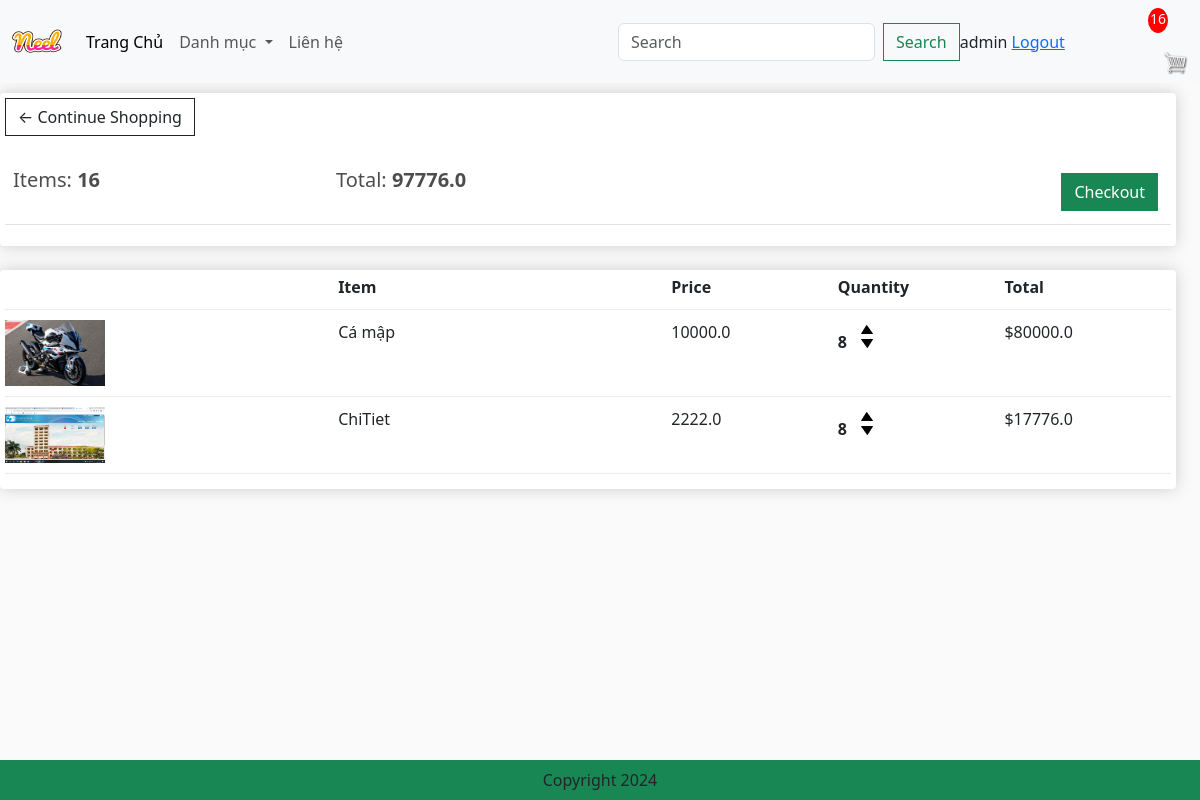
/cart/ (signed in), run on an earlier commit of the app's database.
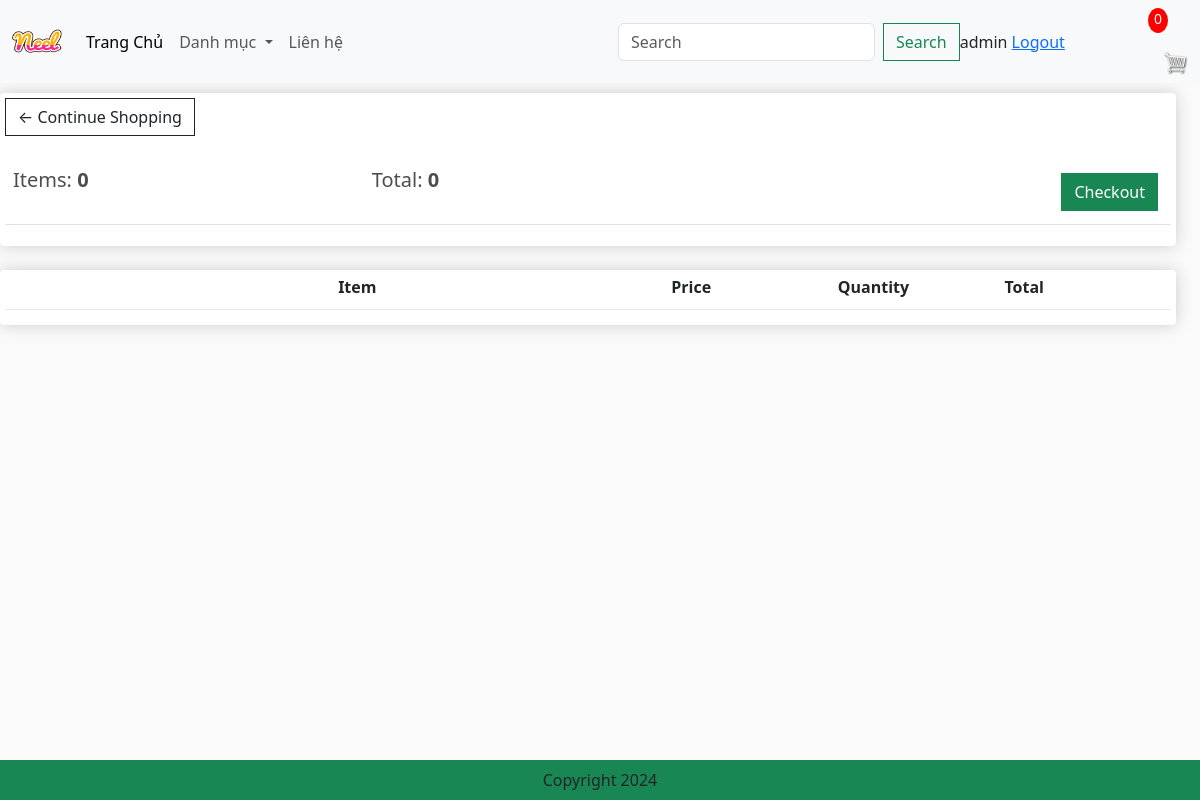
And on a later commit of the database.
### app/models.py (models this page shows, shortened)
class Order(models.Model):
    customer = models.ForeignKey(User,on_delete=models.SET_NULL,blank=True,null=True)
    date_order = models.DateTimeField(auto_now_add=True)
    complete = models.BooleanField(default=False,null=True,blank=False)
    transaction_id = models.CharField(max_length=200,null=True)
    @property
    def get_cart_items(self):
        orderitems = self.orderitem_set.all()
        total = sum([item.quantity for item in orderitems])
        return total
    @property
    def get_cart_total(self):
        orderitems = self.orderitem_set.all()
        total = sum([item.get_total for item in orderitems])
        return total

class OrderItem(models.Model):
    product = models.ForeignKey(Product,on_delete=models.SET_NULL,blank=True,null=True)
    order = models.ForeignKey(Order,on_delete=models.SET_NULL,blank=True,null=True)
    quantity = models.IntegerField(default=0,null=True,blank=True)
    date_added = models.DateTimeField(auto_now_add=True)
    @property
    def get_total(self):
        total = self.product.price * self.quantity
        return total

class Product(models.Model):
    category = models.ManyToManyField(Category, related_name='product')
    name = models.CharField(max_length=200,null=True)
    price = models.FloatField()
    digital = models.BooleanField(default=False,null=True,blank=False) #sản phẩn bán có pải kỹ thuật số hay ko(bán kẹo thì thay)
    image = models.ImageField(null=True,blank=True)
    @property
    def ImageURL(self):
        try:
            url= self.image.url
        except:
            url=''
        return url

### app/views.py (the view)
# urls.py: path('cart/', views.cart, name="cart"),
def cart(request):
    if request.user.is_authenticated:
        customer = request.user
        order, created = Order.objects.get_or_create(customer =customer,complete =False)
        items = order.orderitem_set.all()
        cartItems =order.get_cart_items
        user_not_login='hidden'
        user_login="show"
    else:
        items=[]
        order = {'get_cart_items':0,'get_cart_total':0}
        cartItems = order['get_cart_items']
        user_not_login="show"
        user_login="hidden"
    context={'items': items,'order': order,'cartItems': cartItems,'user_not_login': user_not_login,"user_login":user_login}
    return render(request, 'app/cart.html', context)

### app/templates/app/cart.html
{% extends 'app/base.html' %}
{% load static %}
{% block cart_content %}
<div class="row" style="width:100%">
	<div class="col-lg-12">
		<div class="box-element">
			<a  class="btn btn-outline-dark" href="{% url 'home' %}">&#x2190; Continue Shopping</a>
			<br>
			<br>
			<table class="table">
				<tr>
					<th><h5>Items: <strong>{{order.get_cart_items}}</strong></h5></th>
					<th><h5>Total:<strong> {{order.get_cart_total}}</strong></h5></th>
					<th>
						<a  style="float:right; margin:5px;" class="btn btn-success" href="{% url 'checkout' %}">Checkout</a>
					</th>
				</tr>
			</table>
		</div>
		<br>
		<div class="box-element">
			<div class="cart-row">
				<div style="flex:2"></div>
				<div style="flex:2"><strong>Item</strong></div>
				<div style="flex:1"><strong>Price</strong></div>
				<div style="flex:1"><strong>Quantity</strong></div>
				<div style="flex:1"><strong>Total</strong></div>
			</div>
			{% for item in items  %}
			<div class="cart-row">
				<div style="flex:2"><img class="row-image" src="{{item.product.ImageURL}}"></div>
				<div style="flex:2"><p>{{item.product.name}}</p></div>
				<div style="flex:1"><p>{{item.product.price}}</p></div>
				<div style="flex:1">
					<p class="quantity">{{item.quantity}}</p>
					<div class="quantity">
						<img data-product ={{item.product.id}} data-action='add' class="chg-quantity update-cart" src="{% static  'app/images/arrow-up.png' %}">
						<img data-product ={{item.product.id}} data-action='remove' class="chg-quantity update-cart" src="{% static  'app/images/arrow-down.png' %}">
					</div>
				</div>
				<div style="flex:1"><p>${{item.get_total}}</p></div>
			</div>
			{% endfor %}
		</div>
	</div>
</div>
{% endblock cart_content %}

### app/templates/app/base.html (shortened to what this page needs)
{% load static %}
<!DOCTYPE html>
<html>
    <head>
        <link href="https://cdn.jsdelivr.net/npm/bootstrap@5.3.3/dist/css/bootstrap.min.css" rel="stylesheet"/>
        <link href-"{%static 'app/css/style.css' %}" rel="stylesheet"/>
        <link href-"{%static 'app/css/all.min.css' %}" rel="stylesheet"/>
        <link href-"{%static 'app/css/owl.carousel.min.css' %}" rel="stylesheet"/>
        <link rel="stylesheet" type="text/css" href="{%static 'app/css/main.css' %}">
        <link rel="stylesheet" href="">
    </head>
    <body>
        <nav class="navbar navbar-expand-lg bg-body-tertiary">
            <div class="container-fluid">
              <a class="navbar-brand" href="{% url 'home'%}">
                <img src=" {% static 'app/images/Neel.png' %}" width="50" height="50"/>
              </a>
              <div class="collapse navbar-collapse" id="navbarSupportedContent">
                <ul class="navbar-nav me-auto mb-2 mb-lg-0">
                  <li class="nav-item">
                    <a class="nav-link active" aria-current="page" href="{% url 'home'%}">Trang Chủ</a>
                  </li>
                  <li class="nav-item dropdown">
                    <a class="nav-link dropdown-toggle" href="#" role="button" data-bs-toggle="dropdown" aria-expanded="false">
                      Danh mục
                    </a>
                  </li>
                  <li class="nav-item">
                    <a class="nav-link"  href="#">Liên hệ</a>
                  </li>
                </ul>
                <form class="d-flex" role="search" method = POST action = "{% url "search" %}" >
                  <input class="form-control me-2" type="search" placeholder="Search" aria-label="Search" name="searched">
                  <button class="btn btn-outline-success" type="submit">Search</button>
                </form>
              </div>
                <div class="form-inline mb-2 mb-lg-0" style = "visibility: {{user_login}}">
                  <span> {{request.user}} </span>
                  <span><a href = "{% url 'logout' %}"> Logout</a></span>
                </div>
              <div class="form-inline my-2 my-lg-0">
                <p id="cart-total">{{cartItems}}</p>
                <a href="{% url "cart" %}"><img id="cart-icon" src="{% static "images/cart.png" %}"></a>
              </div>
            </div>
          </nav>
          {% block cart_content %}{% endblock cart_content %}
          <footer class="container-fluid bg-success text-center fixed-bottom p-2 mt-5">
            Copyright 2024
          </footer>
    </body>
</html>

What changed in the data, as far as the page shows it:
removed OrderItem: product.ImageURL (picture), product.name "Cá mập", product.price "10000.0", quantity "8", get_total "80000.0"
removed OrderItem: product.ImageURL (picture), product.name "ChiTiet", product.price "2222.0", quantity "8", get_total "17776.0"
changed Order: get_cart_items "16" → "0"; get_cart_total "97776.0" → "0"
Also different on the page:
{{ cartItems }}: "16" → "0"
